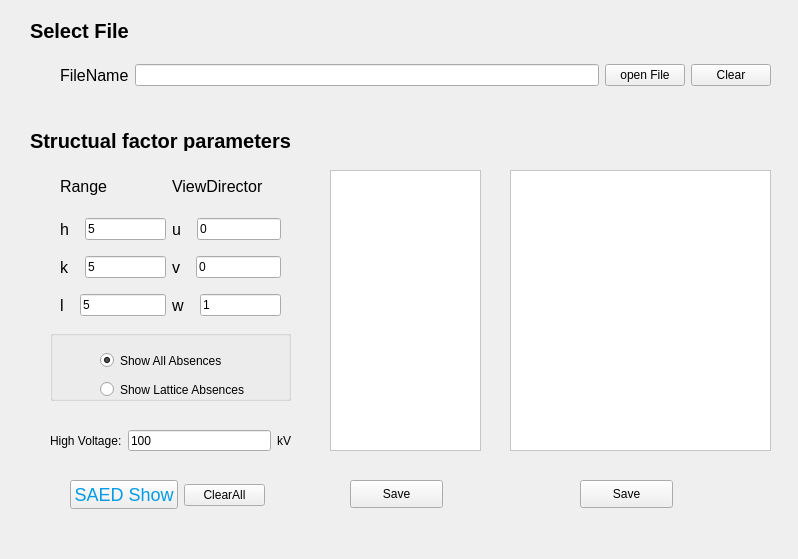
<?xml version="1.0" encoding="UTF-8"?>
<ui version="4.0">
 <class>Form</class>
 <widget class="QWidget" name="Form">
  <property name="geometry">
   <rect>
    <x>0</x>
    <y>0</y>
    <width>798</width>
    <height>559</height>
   </rect>
  </property>
  <property name="windowTitle">
   <string>Form</string>
  </property>
  <widget class="QLabel" name="label_titled">
   <property name="geometry">
    <rect>
     <x>30</x>
     <y>130</y>
     <width>741</width>
     <height>21</height>
    </rect>
   </property>
   <property name="styleSheet">
    <string notr="true">QLabel {
	border: none;
	font-size: 20px;
	font-weight: bold;
}</string>
   </property>
   <property name="text">
    <string>Structual factor parameters</string>
   </property>
  </widget>
  <widget class="QTextEdit" name="value_showParameters">
   <property name="geometry">
    <rect>
     <x>330</x>
     <y>170</y>
     <width>151</width>
     <height>281</height>
    </rect>
   </property>
   <property name="styleSheet">
    <string notr="true">QTextEdit {
	background-color: white;
}</string>
   </property>
  </widget>
  <widget class="QWidget" name="horizontalLayoutWidget_4">
   <property name="geometry">
    <rect>
     <x>60</x>
     <y>40</y>
     <width>711</width>
     <height>71</height>
    </rect>
   </property>
   <layout class="QHBoxLayout" name="hor_file">
    <item>
     <widget class="QLabel" name="label_filename">
      <property name="font">
       <font>
        <pointsize>-1</pointsize>
        <italic>false</italic>
        <kerning>true</kerning>
       </font>
      </property>
      <property name="styleSheet">
       <string notr="true">QLabel {
	border: none;
	font-size: 16px;
}</string>
      </property>
      <property name="text">
       <string>FileName</string>
      </property>
      <property name="scaledContents">
       <bool>false</bool>
      </property>
     </widget>
    </item>
    <item>
     <widget class="QLineEdit" name="value_filePath"/>
    </item>
    <item>
     <widget class="QPushButton" name="btn_openNew">
      <property name="text">
       <string>open File</string>
      </property>
     </widget>
    </item>
    <item>
     <widget class="QPushButton" name="btn_clearFile">
      <property name="text">
       <string>Clear</string>
      </property>
     </widget>
    </item>
   </layout>
  </widget>
  <widget class="QTextEdit" name="value_showDatas">
   <property name="geometry">
    <rect>
     <x>510</x>
     <y>170</y>
     <width>261</width>
     <height>281</height>
    </rect>
   </property>
   <property name="styleSheet">
    <string notr="true">QTextEdit {
	background-color: white;
}</string>
   </property>
  </widget>
  <widget class="QPushButton" name="btn_saveInfo">
   <property name="geometry">
    <rect>
     <x>350</x>
     <y>480</y>
     <width>93</width>
     <height>28</height>
    </rect>
   </property>
   <property name="text">
    <string>Save</string>
   </property>
  </widget>
  <widget class="QPushButton" name="btn_saveDatas">
   <property name="geometry">
    <rect>
     <x>580</x>
     <y>480</y>
     <width>93</width>
     <height>28</height>
    </rect>
   </property>
   <property name="text">
    <string>Save</string>
   </property>
  </widget>
  <widget class="QLabel" name="label_title_selectFile">
   <property name="geometry">
    <rect>
     <x>30</x>
     <y>20</y>
     <width>741</width>
     <height>21</height>
    </rect>
   </property>
   <property name="styleSheet">
    <string notr="true">QLabel {
	border: none;
	font-size: 20px;
	font-weight: bold;
}</string>
   </property>
   <property name="text">
    <string>Select File</string>
   </property>
  </widget>
  <widget class="QGroupBox" name="showDeglare">
   <property name="geometry">
    <rect>
     <x>50</x>
     <y>330</y>
     <width>241</width>
     <height>71</height>
    </rect>
   </property>
   <property name="title">
    <string/>
   </property>
   <property name="checkable">
    <bool>false</bool>
   </property>
   <widget class="QRadioButton" name="radio_allAbsences">
    <property name="geometry">
     <rect>
      <x>50</x>
      <y>20</y>
      <width>161</width>
      <height>21</height>
     </rect>
    </property>
    <property name="text">
     <string>Show All Absences</string>
    </property>
    <property name="checked">
     <bool>true</bool>
    </property>
   </widget>
   <widget class="QRadioButton" name="radio_latticeAbsences">
    <property name="geometry">
     <rect>
      <x>50</x>
      <y>50</y>
      <width>201</width>
      <height>19</height>
     </rect>
    </property>
    <property name="text">
     <string>Show Lattice Absences</string>
    </property>
    <property name="checkable">
     <bool>true</bool>
    </property>
    <property name="checked">
     <bool>false</bool>
    </property>
   </widget>
  </widget>
  <widget class="QWidget" name="verticalLayoutWidget_3">
   <property name="geometry">
    <rect>
     <x>70</x>
     <y>480</y>
     <width>195</width>
     <height>30</height>
    </rect>
   </property>
   <layout class="QHBoxLayout" name="horizontalLayout_2">
    <item>
     <widget class="QPushButton" name="btn_show2D">
      <property name="styleSheet">
       <string notr="true">QPushButton {
	font-size: 18px;	
	color: #039BE5;
}</string>
      </property>
      <property name="text">
       <string>SAED Show</string>
      </property>
     </widget>
    </item>
    <item>
     <widget class="QPushButton" name="btn_clear">
      <property name="text">
       <string>ClearAll</string>
      </property>
     </widget>
    </item>
   </layout>
  </widget>
  <widget class="QWidget" name="horizontalLayoutWidget_3">
   <property name="geometry">
    <rect>
     <x>60</x>
     <y>170</y>
     <width>221</width>
     <height>146</height>
    </rect>
   </property>
   <layout class="QHBoxLayout" name="horizontalLayout">
    <item>
     <layout class="QVBoxLayout" name="ver_hkl">
      <property name="spacing">
       <number>16</number>
      </property>
      <item>
       <widget class="QLabel" name="label_range">
        <property name="font">
         <font>
          <pointsize>-1</pointsize>
          <italic>false</italic>
          <kerning>true</kerning>
         </font>
        </property>
        <property name="styleSheet">
         <string notr="true">QLabel {
	border: none;
	font-size: 16px;
}</string>
        </property>
        <property name="text">
         <string>Range</string>
        </property>
        <property name="scaledContents">
         <bool>false</bool>
        </property>
       </widget>
      </item>
      <item>
       <layout class="QHBoxLayout" name="ver_h">
        <item>
         <widget class="QLabel" name="label_h">
          <property name="styleSheet">
           <string notr="true">QLabel {
	border: none;
	font-size: 16px;
}</string>
          </property>
          <property name="text">
           <string>h</string>
          </property>
         </widget>
        </item>
        <item>
         <widget class="QLineEdit" name="value_h">
          <property name="text">
           <string>5</string>
          </property>
         </widget>
        </item>
       </layout>
      </item>
      <item>
       <layout class="QHBoxLayout" name="ver_k">
        <item>
         <widget class="QLabel" name="label_k">
          <property name="styleSheet">
           <string notr="true">QLabel {
	border: none;
	font-size: 16px;
}</string>
          </property>
          <property name="text">
           <string>k</string>
          </property>
         </widget>
        </item>
        <item>
         <widget class="QLineEdit" name="value_k">
          <property name="text">
           <string>5</string>
          </property>
         </widget>
        </item>
       </layout>
      </item>
      <item>
       <layout class="QHBoxLayout" name="ver_l">
        <item>
         <widget class="QLabel" name="label_l">
          <property name="styleSheet">
           <string notr="true">QLabel {
	border: none;
	font-size: 16px;
}</string>
          </property>
          <property name="text">
           <string>l</string>
          </property>
         </widget>
        </item>
        <item>
         <widget class="QLineEdit" name="value_l">
          <property name="text">
           <string>5</string>
          </property>
         </widget>
        </item>
       </layout>
      </item>
     </layout>
    </item>
    <item>
     <layout class="QVBoxLayout" name="ver_uvw">
      <property name="spacing">
       <number>16</number>
      </property>
      <item>
       <widget class="QLabel" name="label_viewDirector">
        <property name="font">
         <font>
          <pointsize>-1</pointsize>
          <italic>false</italic>
          <kerning>true</kerning>
         </font>
        </property>
        <property name="styleSheet">
         <string notr="true">QLabel {
	border: none;
	font-size: 16px;
}</string>
        </property>
        <property name="text">
         <string>ViewDirector</string>
        </property>
        <property name="scaledContents">
         <bool>false</bool>
        </property>
       </widget>
      </item>
      <item>
       <layout class="QHBoxLayout" name="ver_u">
        <item>
         <widget class="QLabel" name="label_u">
          <property name="styleSheet">
           <string notr="true">QLabel {
	border: none;
	font-size: 16px;
}</string>
          </property>
          <property name="text">
           <string>u</string>
          </property>
         </widget>
        </item>
        <item>
         <widget class="QLineEdit" name="value_u">
          <property name="text">
           <string>0</string>
          </property>
         </widget>
        </item>
       </layout>
      </item>
      <item>
       <layout class="QHBoxLayout" name="ver_v">
        <item>
         <widget class="QLabel" name="label_v">
          <property name="styleSheet">
           <string notr="true">QLabel {
	border: none;
	font-size: 16px;
}</string>
          </property>
          <property name="text">
           <string>v</string>
          </property>
         </widget>
        </item>
        <item>
         <widget class="QLineEdit" name="value_v">
          <property name="text">
           <string>0</string>
          </property>
         </widget>
        </item>
       </layout>
      </item>
      <item>
       <layout class="QHBoxLayout" name="ver_w">
        <item>
         <widget class="QLabel" name="label_w">
          <property name="styleSheet">
           <string notr="true">QLabel {
	border: none;
	font-size: 16px;
}</string>
          </property>
          <property name="text">
           <string>w</string>
          </property>
         </widget>
        </item>
        <item>
         <widget class="QLineEdit" name="value_w">
          <property name="text">
           <string>1</string>
          </property>
         </widget>
        </item>
       </layout>
      </item>
     </layout>
    </item>
   </layout>
  </widget>
  <widget class="QWidget" name="layoutWidget">
   <property name="geometry">
    <rect>
     <x>50</x>
     <y>430</y>
     <width>241</width>
     <height>21</height>
    </rect>
   </property>
   <layout class="QHBoxLayout" name="horizontalLayout_4">
    <item>
     <widget class="QLabel" name="label">
      <property name="text">
       <string>High Voltage:</string>
      </property>
     </widget>
    </item>
    <item>
     <widget class="QLineEdit" name="value_voltage">
      <property name="enabled">
       <bool>true</bool>
      </property>
      <property name="text">
       <string>100</string>
      </property>
     </widget>
    </item>
    <item>
     <widget class="QLabel" name="label_12">
      <property name="text">
       <string>kV</string>
      </property>
     </widget>
    </item>
   </layout>
  </widget>
 </widget>
 <resources/>
 <connections/>
</ui>
